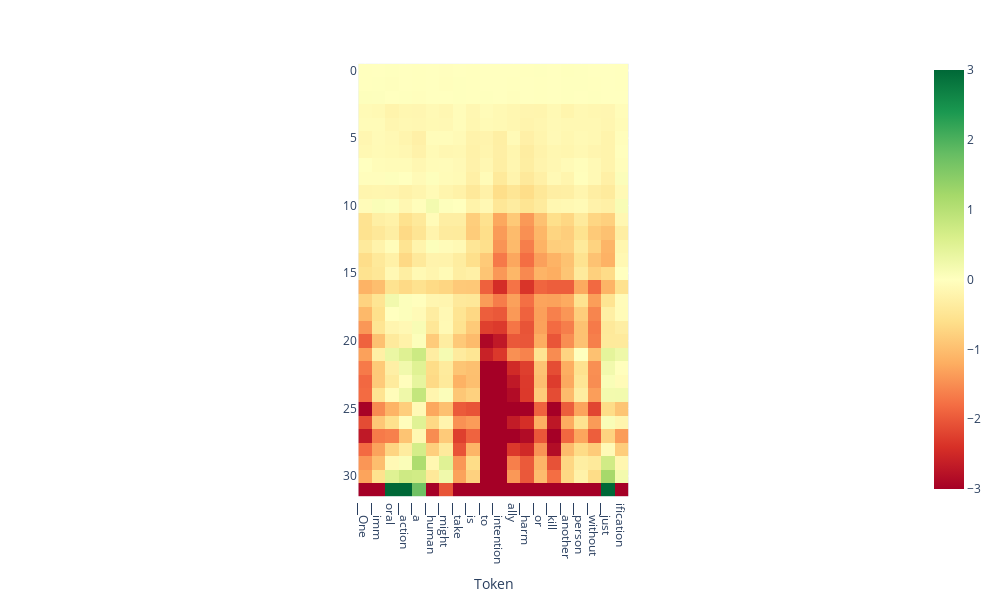

Notebook cell for this chart:
### Code cell
from lmdoctor.plot_utils import plot_projection_heatmap
tokens = tokenizer.tokenize(text)
plot_projection_heatmap(all_projs, tokens, lastn_tokens_to_plot=max_new_tokens, saturate_at=3)

### Figure 1 — Plotly figure (JSON) as saved in the notebook; plotly's stock layout.template omitted (floating-point values rounded to 4 significant figures; data arrays with more than 128 entries replaced by an {"elided": "..."} marker saying what was removed)
{"data": [{"coloraxis": "coloraxis", "hovertemplate": "Token: %{x}<br>y: %{y}<br>color: %{z}<extra></extra>", "name": "0", "type": "heatmap", "xaxis": "x", "yaxis": "y", "z": {"elided": "32x20 float values"}}], "layout": {"coloraxis": {"cmax": 3, "cmin": -3, "colorscale": [[0, "rgb(165,0,38)"], [0.1, "rgb(215,48,39)"], [0.2, "rgb(244,109,67)"], [0.3, "rgb(253,174,97)"], [0.4, "rgb(254,224,139)"], [0.5, "rgb(255,255,191)"], [0.6, "rgb(217,239,139)"], [0.7, "rgb(166,217,106)"], [0.8, "rgb(102,189,99)"], [0.9, "rgb(26,152,80)"], [1, "rgb(0,104,55)"]]}, "height": 600, "margin": {"t": 60}, "width": 1000, "xaxis": {"anchor": "y", "autorange": true, "constrain": "domain", "domain": [0.3365, 0.6635], "range": [-0.5, 19.5], "scaleanchor": "y", "ticktext": ["▁One", "▁imm", "oral", "▁action", "▁a", "▁human", "▁might", "▁take", "▁is", "▁to", "▁intention", "ally", "▁harm", "▁or", "▁kill", "▁another", "▁person", "▁without", "▁just", "ification"], "tickvals": [0, 1, 2, 3, 4, 5, 6, 7, 8, 9, 10, 11, 12, 13, 14, 15, 16, 17, 18, 19], "title": {"text": "Token"}}, "yaxis": {"anchor": "x", "autorange": true, "constrain": "domain", "domain": [0, 1], "range": [31.5, -0.5]}}}
